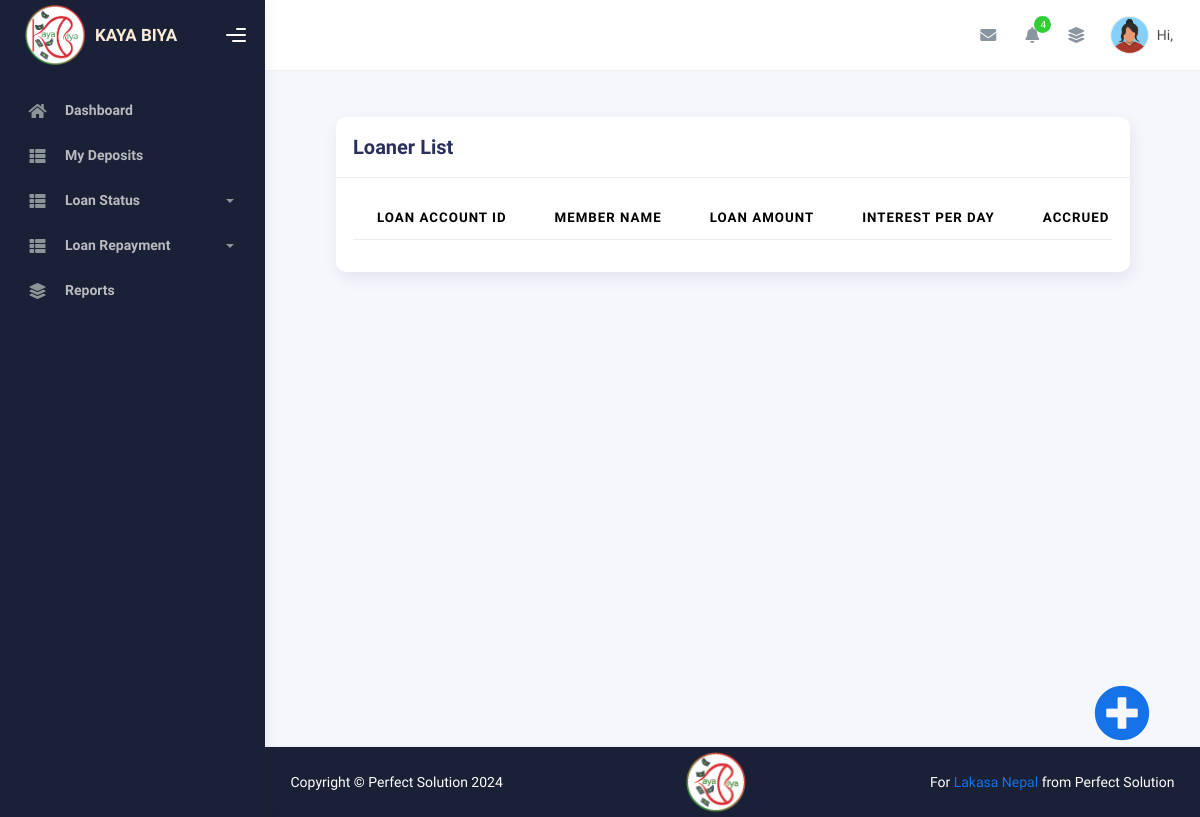
/loan-account-list/, run on an earlier commit of the app's database.
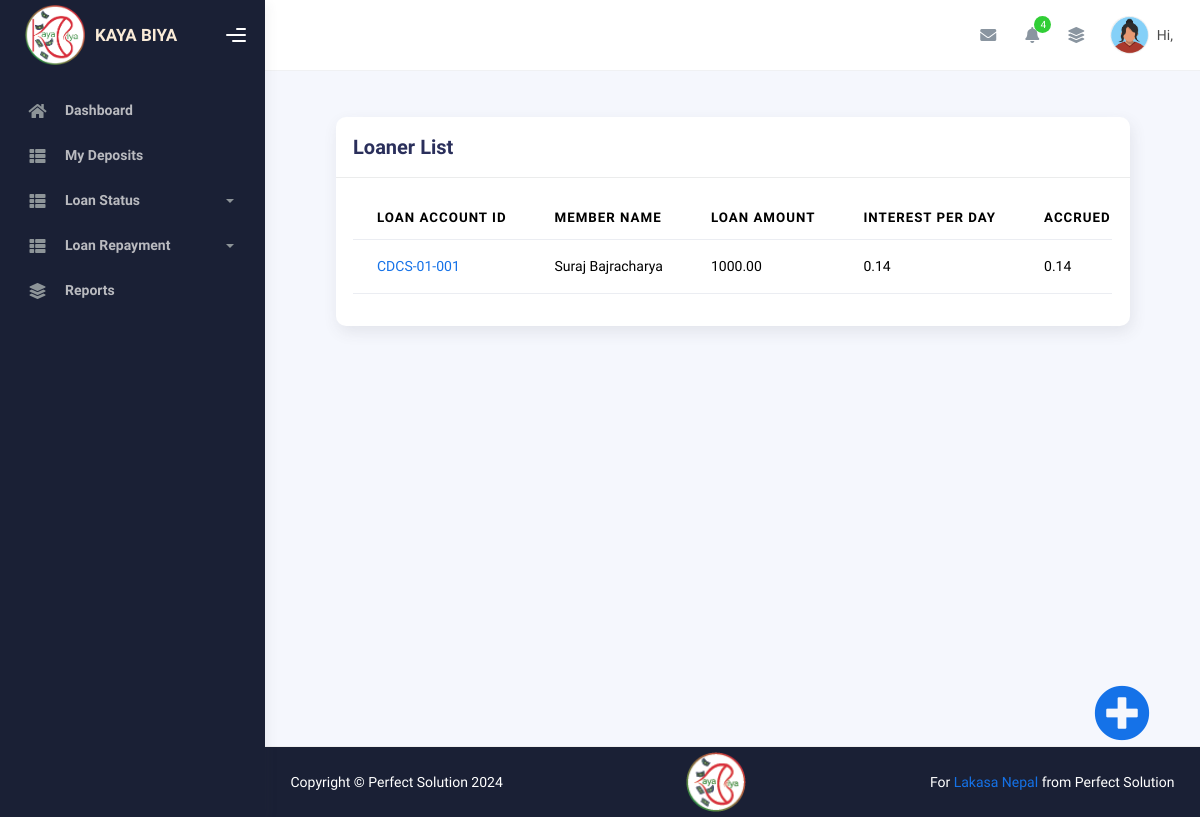
And on a later commit of the database.
### loan/models.py (models this page shows, shortened)
class LoanAccount(models.Model):
    loan_account_number = models.CharField(max_length=20, unique=True) # Auto-generated loan account number
    loan = models.ForeignKey(Loan, on_delete=models.CASCADE, related_name='loan_accounts')
    interest_per_day = models.DecimalField(max_digits=9, decimal_places=2, default=0.00)
    interest_amount = models.DecimalField(max_digits=9, decimal_places=2, default=0.00)
    interest_paid = models.DecimalField(max_digits=9, decimal_places=2, default=0.00)
    balance = models.DecimalField(max_digits=9, decimal_places=2, default=0.00)
    @property
    def accrued_interest(self):
        loan = self.loan
        current_day = timezone.now().date()
        disbursed_date = loan.start_date
        end_date = loan.end_date
        loan_amount = loan.loan_amount
        interest_rate = loan.interest_rate
        days = (current_day + timedelta(days=1) - disbursed_date).days
        converted_interest_rate = interest_rate / Decimal('100')
        calulated_days = Decimal(days) / Decimal('365')
        if current_day > end_date:
            return Decimal('0.00')
        else:
            interest_amount = loan_amount * converted_interest_rate * calulated_days
            return interest_amount.quantize(Decimal('0.01'))
    @property
    def monthly_interest(self):
        today = timezone.now().date()
        days_in_month = calendar.monthrange(today.year, today.month)[1]
        print(days_in_month, "x", self.interest_per_day, "=", days_in_month*self.interest_per_day )
        monthly_interest_amount = self.interest_per_day * days_in_month
        return monthly_interest_amount.quantize(Decimal('0.01'))

class Loan(models.Model):
    PENALTY_TYPE = [
        ('Fixed', 'Fixed Amount'),
        ('Rate', 'Percentage Rate'),
    ]
    LOAN_STATUS = [
        ('Pending', 'Pending'),
        ('Approved', 'Approved'),
        ('Disbursed', 'Disbursed'),
        ('Rejected', 'Rejected'),
        ('Settled', 'Settled'),
        ('Cancelled', 'Cancelled'),
        ('Watchlist', 'Watchlist'),
    ]
    REPAYMENT_TYPE = [
        ('Monthly', 'Monthly'),
        ('Quarterly', 'Quarterly'),
        ('Yearly', 'Yearly'),
    ]
    member = models.ForeignKey(Member, on_delete=models.CASCADE, related_name='loans')
    loan_amount = models.DecimalField(max_digits=9, decimal_places=2)
    interest_rate = models.DecimalField(max_digits=5, decimal_places=2, default=5.00)  # e.g., 5.25%
    tenure = models.PositiveIntegerField(default=12)  # Duration in months
    application_date = models.DateField(auto_now_add=True) # Auto-generated date when the loan application is created
    approved_date = models.DateField(blank=True, null=True) # Auto-generated date when the loan is approved
    start_date = models.DateField(blank=True, null=True) # Auto-generated date when the loan is disbursed
    end_date = models.DateField(blank=True, null=True) # Auto-generated date when the loan is disbursed
    settled_date = models.DateField(blank=True, null=True)  # Auto-generated date when the loan is settled
    collateral = models.TextField(blank=True, null=True)
    collateral_proof = models.FileField(upload_to='collateral_proofs/', blank=True, null=True)
    guarantor = models.CharField(max_length=50, blank=True, null=True)
    purpose = models.CharField(max_length=255)
    repayment_type = models.CharField(max_length=9, choices=REPAYMENT_TYPE, default='Monthly')
    has_penalty = models.BooleanField(default=False)
    penalty_type = models.CharField(max_length=5, choices=PENALTY_TYPE, default='Rate')
    penalty_value = models.DecimalField(max_digits=9, decimal_places=2, default=0.00)
    status = models.CharField(max_length=9, choices=LOAN_STATUS, default='Pending')
    rejected_reason = models.TextField(blank=True, null=True)
    @property # This property calculates the days to expiry based on the end date READ-ONLY Property
    def days_to_expiryProperty(self):
        if self.end_date:
            today = timezone.now().date()
            return (self.end_date - today).days
        return None

### member/models.py (models this page shows, shortened)
class Member(models.Model):
    MARITAL_STATUS = [
        ('Single', 'Single'),
        ('Married', 'Married'),
    ]
    GENDER = [
        ('Male', 'Male'),
        ('Female', 'Female'),
        ('Other', 'Other'),
    ]
    STATUS = [
        ('Active', 'Active'),
        ('Inactive', 'Inactive'),
    ]
    MEMBER_TYPE = [
        ('General', 'General'),
        ('Executive', 'Executive'),
    ]
    ROLE_CHOICES = [
        ('Member', 'Member'),
        ('Community-Head', 'Community-Head'),
        ('Executive', 'Executive'),
    ]
    username = models.OneToOneField(User, on_delete=models.CASCADE)
    role = models.CharField(max_length=20, choices=ROLE_CHOICES, default='Member')
    community = models.ForeignKey(Community, on_delete=models.CASCADE, blank=True, null=True, related_name='community_members')
    membership_id = models.CharField(max_length=20, blank=True, null=True)
    grand_parent = models.CharField(max_length=20, blank=True, null=True)
    parent = models.CharField(max_length=20, blank=True, null=True)
    spouse = models.CharField(max_length=20, blank=True, null=True)
    gender = models.CharField(max_length=6, choices=GENDER, null=True, blank=True)
    dob = models.DateField(null=True, blank=True)
    marital_status = models.CharField(
        max_length=7, choices=MARITAL_STATUS, null=True, blank=True
    )
    mobile = models.CharField(max_length=10, blank=True)
    address = models.CharField(max_length=50, null=True, blank=True)
    ward = models.CharField(max_length=3, null=True, blank=True)
    house_number = models.CharField(max_length=10, blank=True)
    citizenship_number = models.CharField(max_length=10, blank=True)
    join_date = models.DateField(null=True, blank=True)
    profile_picture = models.ImageField(upload_to="profile/", blank=True, null=True)
    citizen_copy = models.ImageField(upload_to="citizen/", blank=True, null=True)
    status = models.CharField(max_length=8, choices=STATUS, default="Active")
    age = models.IntegerField(null=True, blank=True)
    member_id = models.CharField(max_length=6, unique=True, blank=True)
    def __str__(self):
        return str(self.username.get_full_name())

### loan/views.py (the view)
# urls.py: path('loan-account-list/', views.LoanAccountListView.as_view(), name='loan_account_list'),
class LoanAccountListView(ListView):
    model = LoanAccount
    template_name = 'loan/loaner_list.html'
    context_object_name = 'loan_accounts'
    def get_context_data(self, **kwargs):
        context = super().get_context_data(**kwargs)
        return context

### templates/loan/loaner_list.html (shortened to what this page needs)
{% extends 'base/base.html' %}
{% load static %}
{% block content %}
    <div class="container">
      <div class="page-inner">
        <div class="row">
          <div class="col-md-12">
            <div class="card">
              <div class="card-header">
                <h4 class="card-title">Loaner List</h4>
              </div>
              <div class="card-body">
                <div class="table-responsive">
                  <table id="multi-filter-select" class="display table table-hover">
                    <thead>
                      <tr>
                        <th>Loan Account ID</th>
                        <th>Member Name</th>
                        <th>Loan Amount</th>
                        <th>Interest Per Day</th>
                        <th>Accrued Interest</th>
                      </tr>
                    </thead>
                    <tbody>
                      {% for loan in loan_accounts %}
                        <tr>
                          <td class="text-left">
                            <a href="{% url 'loan_interest_list' loan.loan_account_number %}">
                              {{ loan.loan_account_number }}
                            </a>
                          </td>
                          <td class="text-left">{{ loan.loan.member }}</td>
                          <td class="text-left">{{ loan.loan.loan_amount }}</td>
                          <td class="text-left">{{ loan.interest_per_day }}</td>
                          <td class="text-left">{{ loan.accrued_interest }}</td>
                        </tr>
                      {% endfor %}
                    </tbody>
                  </table>
                </div>
              </div>
            </div>
          </div>
        </div>
      </div>
    </div>
    <div class="fixed-action-btn btn-outline-link">
      <a href="{% url 'loan_apply' %}" class="btn-floating btn-icon-prepend" title="Apply For New Loan"><i class="fas fa-plus-circle"></i></a>
    </div>
{% endblock %}

What changed in the data, as far as the page shows it:
added LoanAccount: loan_account_number "CDCS-01-001", loan.member "Suraj Bajracharya", loan.loan_amount "1000.00", interest_per_day "0.14", accrued_interest "0.14"
